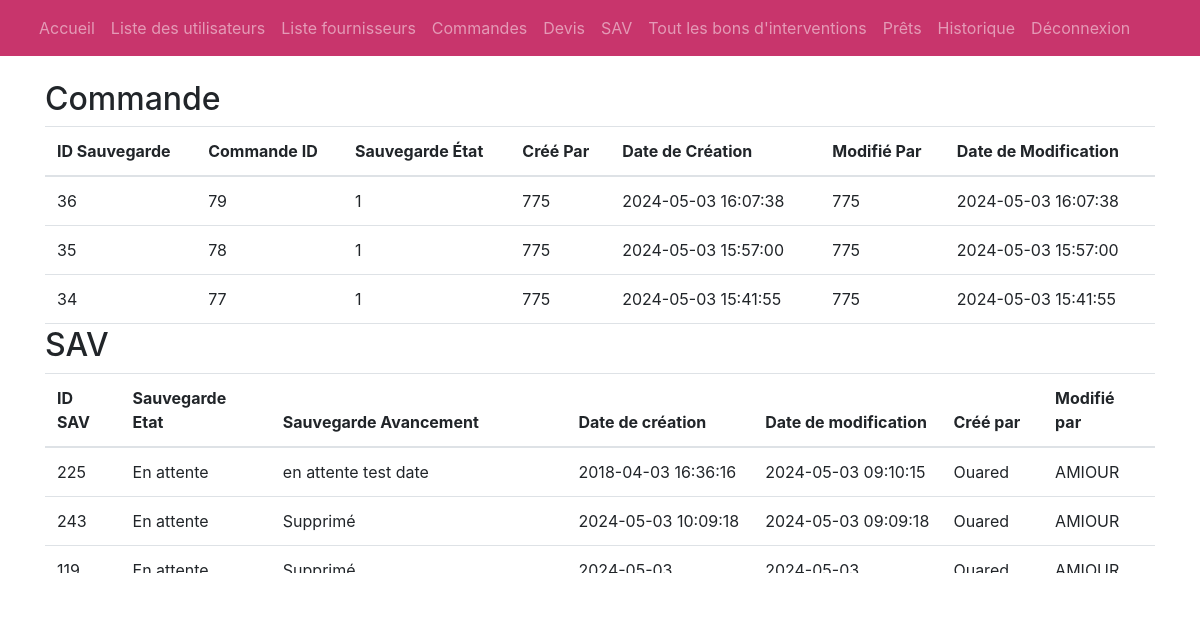
Page /historique.php (signed in) on the earlier database version.
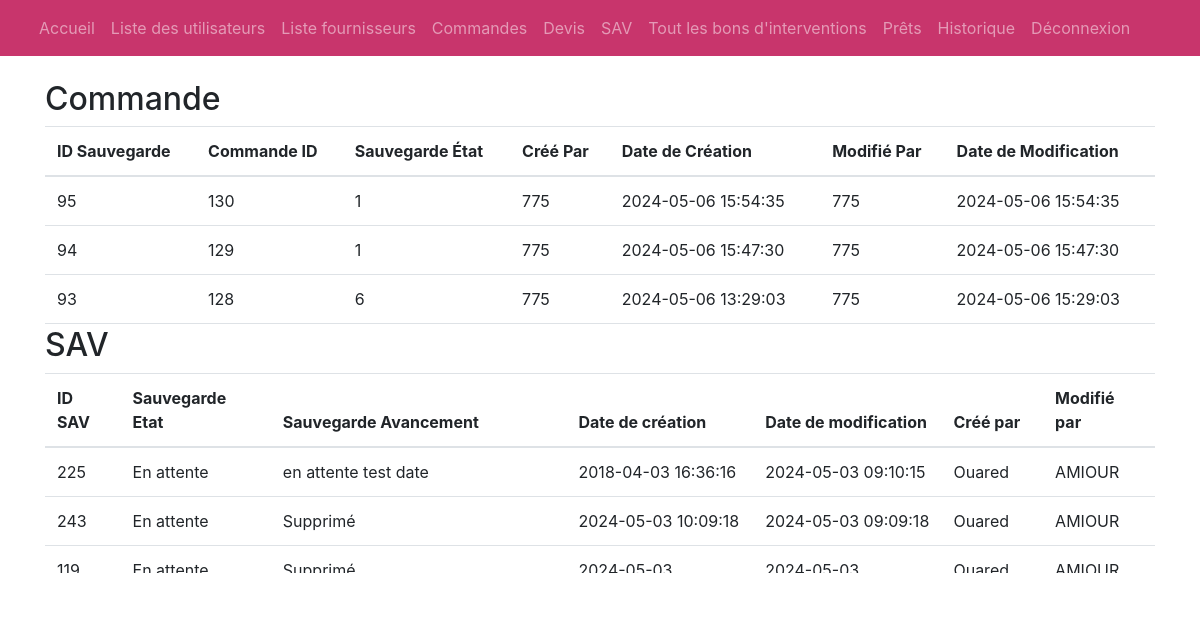
Same page on the later database version.
### tables this page shows
CREATE TABLE IF NOT EXISTS `sauvgarde_etat_info_commande` (
  `id_sauvgarde_etat` int(11) NOT NULL AUTO_INCREMENT,
  `commande_id` int(11) NOT NULL,
  `sauvgarde_etat` int(11) NOT NULL,
  `created_by` int(11) NOT NULL,
  `date_creation` timestamp NOT NULL,
  `updated_by` int(11) NOT NULL,
  `date_update` timestamp NOT NULL,
  PRIMARY KEY (`id_sauvgarde_etat`),
  KEY `commande_id` (`commande_id`),
  KEY `created_by` (`created_by`),
  KEY `updated_by` (`updated_by`),
  KEY `sauvgarde_etat` (`sauvgarde_etat`)
);

CREATE TABLE IF NOT EXISTS `sauvgarde_etat_info` (
  `id_sauvgarde_etat` int(11) NOT NULL AUTO_INCREMENT,
  `sav_id` int(11) NOT NULL,
  `sauvgarde_etat` int(11) NOT NULL,
  `sauvgarde_avancement` varchar(255) DEFAULT NULL,
  `created_by` int(11) NOT NULL,
  `date_creation` timestamp NOT NULL,
  `updated_by` int(11) DEFAULT NULL,
  `date_update` timestamp NOT NULL,
  PRIMARY KEY (`id_sauvgarde_etat`),
  KEY `updated_by` (`updated_by`),
  KEY `created_by` (`created_by`),
  KEY `sav_id` (`sav_id`),
  KEY `sauvgarde_etat` (`sauvgarde_etat`)
);

CREATE TABLE IF NOT EXISTS `sav_etats` (
  `etat_intitule` varchar(100) DEFAULT NULL,
  `ordre` int(11) NOT NULL,
  `id_etat_sav` int(11) NOT NULL AUTO_INCREMENT,
  PRIMARY KEY (`id_etat_sav`)
);

CREATE TABLE IF NOT EXISTS `membres` (
  `membre_id` int(11) NOT NULL AUTO_INCREMENT,
  `membre_nom` varchar(32) NOT NULL,
  `membre_prenom` varchar(32) NOT NULL,
  `membre_mdp` varchar(60) DEFAULT NULL,
  `membre_adresse` varchar(200) NOT NULL,
  `membre_adresse_comp` varchar(200) DEFAULT NULL,
  `membre_cp` varchar(5) NOT NULL,
  `membre_ville` varchar(100) NOT NULL,
  `membre_tel` varchar(10) NOT NULL,
  `membre_inscription` bigint(20) NOT NULL,
  `membre_mail` varchar(100) NOT NULL,
  `membre_type` varchar(11) NOT NULL,
  `membre_telfixe` varchar(10) DEFAULT NULL,
  `membre_entreprise` varchar(100) DEFAULT NULL,
  `membre_cr` varchar(255) NOT NULL DEFAULT 'user',
  PRIMARY KEY (`membre_id`)
);

### historique.php (the view, shortened to what this page needs)
<?php
try {
    $pdo = connexionbdd();
    $stmt1 = $pdo->query("SELECT * FROM sauvgarde_etat_info_commande ORDER BY date_update DESC");
    $sauvegardes1 = $stmt1->fetchAll(PDO::FETCH_ASSOC);
} catch (PDOException $e) {
    $error1 = "Erreur : " . $e->getMessage();
}
try {
    $db = connexionbdd();
    $query = "
    SELECT
        sei.*,
        membres_cree.membre_nom AS cree_par,
        membres_modifie.membre_nom AS modifie_par,
        sav_etats.etat_intitule AS etat_nom
    FROM
        sauvgarde_etat_info sei
    LEFT JOIN
        membres membres_cree ON sei.created_by = membres_cree.membre_id
    LEFT JOIN
        membres membres_modifie ON sei.updated_by = membres_modifie.membre_id
    LEFT JOIN
        sav_etats ON sei.sauvgarde_etat = sav_etats.id_etat_sav
    ORDER BY
        sei.date_update DESC
    ";
    $stmt2 = $db->prepare($query);
    $stmt2->execute();
    $results2 = $stmt2->fetchAll(PDO::FETCH_ASSOC);
} catch (PDOException $e) {
    $error2 = "Erreur : " . $e->getMessage();
}
?>
<!DOCTYPE html>
<html lang="fr">
<head>
    <link href="https://cdnjs.cloudflare.com/ajax/libs/bootstrap/4.6.0/css/bootstrap.min.css" rel="stylesheet">
    <link href="https://cdnjs.cloudflare.com/ajax/libs/font-awesome/5.15.4/css/all.min.css" rel="stylesheet">
    <link href="https://cdnjs.cloudflare.com/ajax/libs/bootstrap-datepicker/1.9.0/css/bootstrap-datepicker.min.css" rel="stylesheet">
</head>
<body>
<?php include('navbar.php'); ?>
<div class="container mt-4">
    <h2>Commande</h2>
    <div style="overflow-y: scroll; height: 200px;">
        <table class="table">
            <thead>
            <tr>
                <th>ID Sauvegarde</th>
                <th>Commande ID</th>
                <th>Sauvegarde État</th>
                <th>Créé Par</th>
                <th>Date de Création</th>
                <th>Modifié Par</th>
                <th>Date de Modification</th>
            </tr>
            </thead>
            <tbody>
            <?php foreach ($sauvegardes1 as $sauvegarde): ?>
                <tr>
                    <td><?= $sauvegarde['id_sauvgarde_etat'] ?></td>
                    <td><?= $sauvegarde['commande_id'] ?></td>
                    <td><?= $sauvegarde['sauvgarde_etat'] ?></td>
                    <td><?= $sauvegarde['created_by'] ?></td>
                    <td><?= $sauvegarde['date_creation'] ?></td>
                    <td><?= $sauvegarde['updated_by'] ?></td>
                    <td><?= $sauvegarde['date_update'] ?></td>
                </tr>
            <?php endforeach; ?>
            </tbody>
        </table>
    </div>
    <h2>SAV</h2>
    <div style="overflow-y: scroll; height: 200px;">
        <table class="table">
            <thead>
            <tr>
                <th>ID SAV</th>
                <th>Sauvegarde Etat</th>
                <th>Sauvegarde Avancement</th>
                <th>Date de création</th>
                <th>Date de modification</th>
                <th>Créé par</th>
                <th>Modifié par</th>
            </tr>
            </thead>
            <tbody>
            <?php if (isset($results2) && !empty($results2)) : ?>
                <?php foreach ($results2 as $row) : ?>
                    <tr>
                        <td><?= $row['sav_id'] ?></td>
                        <td><?= $row['etat_nom'] ?></td>
                        <td><?= $row['sauvgarde_avancement'] ?></td>
                        <td><?= $row['date_creation'] ?></td>
                        <td><?= $row['date_update'] ?></td>
                        <td><?= $row['cree_par'] ?></td>
                        <td><?= $row['modifie_par'] ?></td>
                    </tr>
                <?php endforeach; ?>
            <?php else : ?>
                <tr>
                    <td colspan="7">Aucune donnée trouvée.</td>
                </tr>
            <?php endif; ?>
            </tbody>
        </table>
    </div>
</div>
</body>
</html>

### navbar.php (shortened to what this page needs)
<nav class="navbar navbar-expand-lg navbar-dark bg-color">
    <div class="container-fluid">
        <div class="collapse navbar-collapse" id="navbarNav">
            <ul class="navbar-nav">
                <li class="nav-item">
                    <a class="nav-link" href="/">Accueil</a>
                </li>
                <li class="nav-item">
                    <a class="nav-link" href="/clients/liste_clients.php">Liste des utilisateurs</a>
                </li>
                <li class="nav-item">
                    <a class="nav-link" href="/fournisseurs/liste_fournisseurs.php">Liste fournisseurs</a>
                </li>
                <li class="nav-item">
                    <a class="nav-link" href="/commandes/commandes_devis.php">Commandes</a>
                </li>
                <li class="nav-item">
                    <a class="nav-link" href="#">Devis</a>
                </li>
                <li class="nav-item">
                    <a class="nav-link" href="/SAV/sav.php">SAV</a>
                </li>
                <li class="nav-item">
                    <a class="nav-link" href="/bi/bonIntervention.php">Tout les bons d'interventions</a>
                </li>
                <li class="nav-item">
                    <a class="nav-link" href="/pret/liste_prets.php">Prêts</a>
                </li>
                <li class="nav-item">
                    <a class="nav-link" href="/historique.php">Historique</a>
                </li>
                <li class="nav-item">
                    <a class="nav-link" href="connexion/deconnexion.php">Déconnexion</a>
                </li>
            </ul>
        </div>
    </div>
</nav>

### navbar.php (style rules this page uses)
.bg-color { background-color: #C8356C !important; }

Differences in the rows shown:
removed sauvgarde_etat_info_commande: id_sauvgarde_etat "36", commande "79", sauvgarde_etat "1", created_by "775", date_creation "2024-05-03 16:07:38", updated_by "775", date_update "2024-05-03 16:07:38"
removed sauvgarde_etat_info_commande: id_sauvgarde_etat "35", commande "78", sauvgarde_etat "1", created_by "775", date_creation "2024-05-03 15:57:00", updated_by "775", date_update "2024-05-03 15:57:00"
removed sauvgarde_etat_info_commande: id_sauvgarde_etat "34", commande "77", sauvgarde_etat "1", created_by "775", date_creation "2024-05-03 15:41:55", updated_by "775", date_update "2024-05-03 15:41:55"
added sauvgarde_etat_info_commande: id_sauvgarde_etat "95", commande "130", sauvgarde_etat "1", created_by "775", date_creation "2024-05-06 15:54:35", updated_by "775", date_update "2024-05-06 15:54:35"
added sauvgarde_etat_info_commande: id_sauvgarde_etat "94", commande "129", sauvgarde_etat "1", created_by "775", date_creation "2024-05-06 15:47:30", updated_by "775", date_update "2024-05-06 15:47:30"
added sauvgarde_etat_info_commande: id_sauvgarde_etat "93", commande "128", sauvgarde_etat "6", created_by "775", date_creation "2024-05-06 13:29:03", updated_by "775", date_update "2024-05-06 15:29:03"
